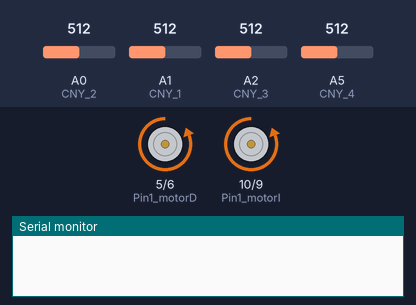
A sketch run on a simulated Arduino Uno, built with avr-gcc and run on an emulated ATmega328P. Shown: motor-driver pin pairs drawn as motors (green arrow = first pin HIGH = forward, orange = second pin HIGH = backward, longer = more drive), the last lines printed to the serial monitor. The test bench sets the inputs (shaded band); at power-on: A0 (CNY_2) = 512, A1 (CNY_1) = 512, A2 (CNY_3) = 512, A5 (CNY_4) = 512.

Above: at 1.8 s.
1.9 s: A0 (CNY_2) set to 785
3.4 s: A0 (CNY_2) set to 817
At 4.1 s:
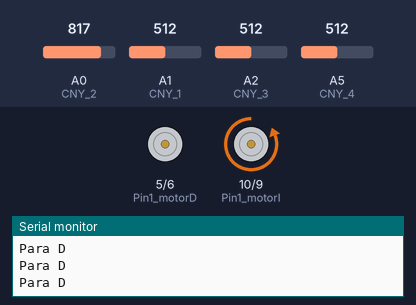
4.9 s: A1 (CNY_1) set to 782
6.4 s: A1 (CNY_1) set to 812
At 7.1 s:
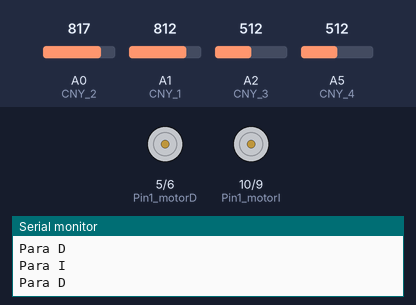
Timing chart, 0 to 9.4 s (numbered marks = the images above; inputs shaded):
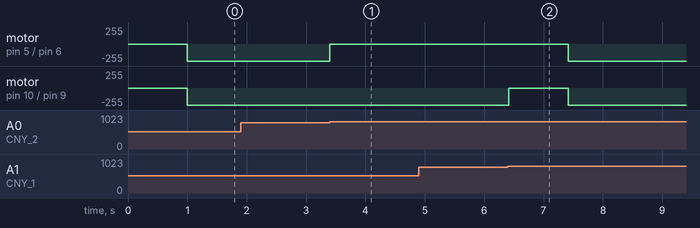

The sketch:

movimientoRobot.ino
```cpp
/*
 * Avance teniendo en cuenta las lineas negras
 */

 const int tiempoAvance = 800;

//izquierda-delante
const int CNY_1 = A1;
//derecha-frente
const int CNY_2 = A0;
//izquierda-atras
const int CNY_3 = A2;
//derecha-atras
const int CNY_4 = A5;

bool A0negro=false;
bool A1negro=false;
bool A2negro=false;
bool A5negro=false;

const int negro=800;

int Value_CNY_Pin_IF = 0; //Valor que leera el sensor
int Value_CNY_Pin_DF = 0; //Valor que leera el sensor
int Value_CNY_Pin_IA = 0; //Valor que leera el sensor
int Value_CNY_Pin_DA = 0; //Valor que leera el sensor

const int Pin1_motorD = 5; //pin pwm
const int Pin2_motorD = 6; //pin pwm

const int Pin1_motorI = 10;
const int Pin2_motorI = 9;

const float ResolutionADC = 0.00488;

/* 3.45V +- */

void setup()
{
  pinMode(Pin1_motorD, OUTPUT);
  pinMode(Pin2_motorD, OUTPUT);
  pinMode(Pin1_motorI, OUTPUT);
  pinMode(Pin2_motorI, OUTPUT);
  Serial.begin(9600); // inicializamos el puerto serie
}

void ForwardMotorD()
{
  digitalWrite(Pin1_motorD,LOW);
  digitalWrite(Pin2_motorD,HIGH);
}

void ForwardMotorI()
{
  digitalWrite(Pin1_motorI,LOW);
  digitalWrite(Pin2_motorI,HIGH);
}

void ReverseMotorD()
{
  digitalWrite(Pin1_motorD,HIGH);
  digitalWrite(Pin2_motorD,LOW);
}

void ReverseMotorI()
{
  digitalWrite(Pin1_motorI,HIGH);
  digitalWrite(Pin2_motorI,LOW);
}

void StopD()
{
  digitalWrite(Pin1_motorD,LOW);
  digitalWrite(Pin2_motorD,LOW);
}

void StopI()
{
  digitalWrite(Pin1_motorI,LOW);
  digitalWrite(Pin2_motorI,LOW);
}

void CNY1 ()
{
  Value_CNY_Pin_IF = analogRead(CNY_1);
  if(Value_CNY_Pin_IF >= negro)
  {
    Serial.println("Para I");
    StopI();
    A1negro=true;
  }
}

void CNY2 ()
{
  Value_CNY_Pin_DF = analogRead(CNY_2);
  if(Value_CNY_Pin_DF >= negro)
  {
    Serial.println("Para D");
    StopD();
    A0negro=true;
  }
}

void CNY3 ()
{

  Value_CNY_Pin_IA = analogRead(CNY_3);
  if(Value_CNY_Pin_IA >= negro)
  {
    Serial.println("Para I");
    StopI();
    A2negro=true;
  }
}

void CNY4 ()
{

  Value_CNY_Pin_DA = analogRead(CNY_4);
  if(Value_CNY_Pin_DA >= negro)
  {
    Serial.println("Para D");
    StopD();
    A5negro=true;
  }
}

void loop() {
  /*
        delay(700);
    // AVANCE
        ForwardMotorD();
        ForwardMotorI();
        delay(tiempoAvance);

        StopD();
        StopI();
        delay(3000);
    */
      //
      delay(1000);
      ForwardMotorD();
      ForwardMotorI();

      while(!A0negro || !A1negro)
      {
        CNY1();
        CNY2();
      }
      A1negro=false;
      A0negro=false;
      delay(1000);
      ForwardMotorD();
      ForwardMotorI();
      while(!A2negro || !A5negro)
      {
        CNY3();
        CNY4();
      }
      A2negro=false;
      A5negro=false;
      ForwardMotorD();
      ForwardMotorI();
      delay(300);
      StopD();
      StopI();

}

/*
      Serial.println("Probemos movimiento con CNYs delanteros");
      delay(2500);

        ForwardMotorD();
        ForwardMotorI();
        CNY1();
        CNY2();
        while(!A0negro && !A1negro)
        {
          CNY1();
          CNY2();
        }
        if(A0negro && !A1negro)
        {
          StopI();
          while(!A1negro)
          {
            CNY1();
          }
          ForwardMotorI();
        }
        else if(!A0negro && A1negro)
        {
          StopD();
          while(!A0negro)
          {
            CNY2();
          }
          ForwardMotorD();
        }
        delay(500);
        StopD();
        StopI();
        */

/*
      Serial.println("Probemos movimiento con CNYs traseros");
      delay(2500);

        ForwardMotorD();
        ForwardMotorI();
        CNY3();
        CNY4();
        while(!A2negro && !A5negro)
        {
          CNY3();
          CNY4();
        }
        if(A2negro && !A5negro)
        {
          StopI();
          while(!A2negro)
          {
            CNY3();
          }
          ForwardMotorI();
        }
        else if(!A2negro && A5negro)
        {
          StopD();
          while(!A5negro)
          {
            CNY4();
          }
          ForwardMotorD();
        }
        delay(500);
        StopD();
        StopI();

      */
```

Measured:
- the behaviour switches between 799 and 800 on A0 (CNY_2) (found by bisection; images 0 and 1)
- the behaviour switches between 799 and 800 on A1 (CNY_1) (found by bisection; images 1 and 2)
- after the input at 1.9 s, every drawn part: stays the same
- after the input at 3.4 s, motor on pin 5 (Pin1_motorD) / pin 6 (Pin2_motorD): backward 255/255 → stopped at once
- after the input at 6.4 s, motor on pin 5 (Pin1_motorD) / pin 6 (Pin2_motorD): stopped → backward 255/255 after 1.0 s; motor on pin 10 (Pin1_motorI) / pin 9 (Pin2_motorI): backward 255/255 → stopped at once, → backward 255/255 1.0 s later
